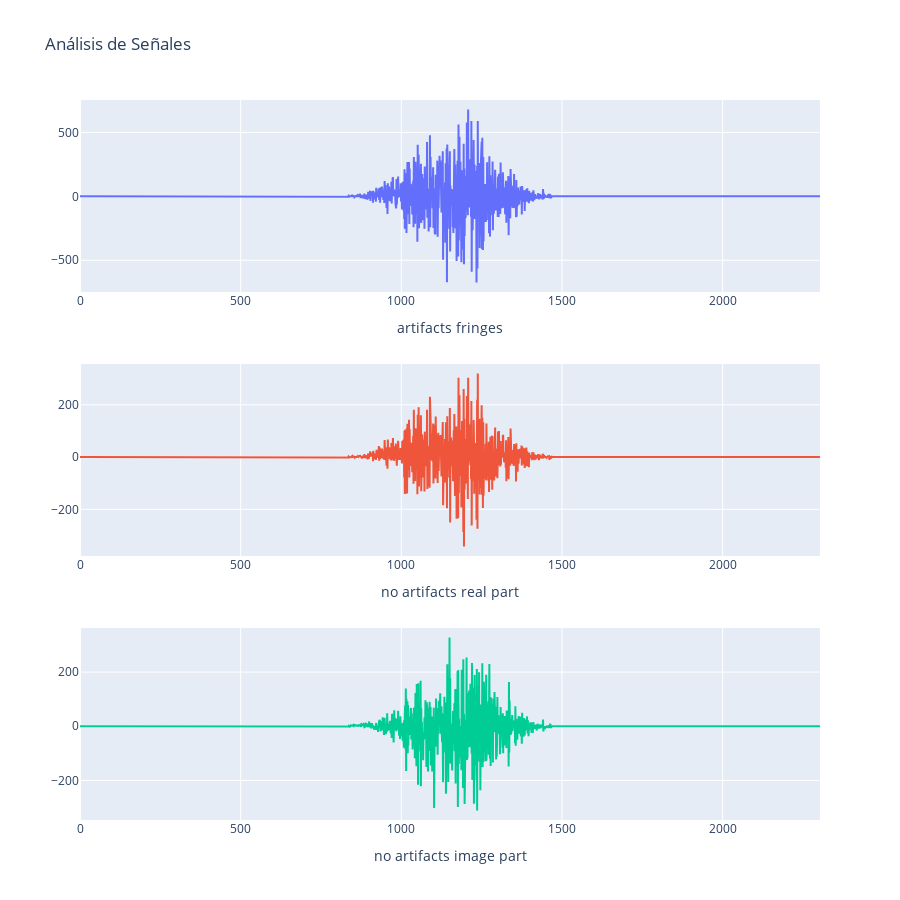

The code cell stored with this chart in its notebook:
### Code cell


### Figure 1 — Plotly figure (JSON) as saved in the notebook; plotly's stock layout.template omitted (floating-point values rounded to 4 significant figures; data arrays with more than 128 entries replaced by an {"elided": "..."} marker saying what was removed)
{"data": [{"mode": "lines", "name": "artifacts fringes", "type": "scatter", "xaxis": "x", "y": {"elided": "2304 float values"}, "yaxis": "y"}, {"mode": "lines", "name": "no artifacts real part", "type": "scatter", "xaxis": "x2", "y": {"elided": "2304 float values"}, "yaxis": "y2"}, {"mode": "lines", "name": "no artifacts image part", "type": "scatter", "xaxis": "x3", "y": {"elided": "2304 float values"}, "yaxis": "y3"}], "layout": {"height": 900, "showlegend": false, "title": {"text": "Análisis de Señales"}, "xaxis": {"anchor": "y", "domain": [0, 1], "title": {"text": "artifacts fringes"}}, "xaxis2": {"anchor": "y2", "domain": [0, 1], "title": {"text": "no artifacts real part"}}, "xaxis3": {"anchor": "y3", "domain": [0, 1], "title": {"text": "no artifacts image part"}}, "yaxis": {"anchor": "x", "domain": [0.7333, 1]}, "yaxis2": {"anchor": "x2", "domain": [0.3667, 0.6333]}, "yaxis3": {"anchor": "x3", "domain": [0, 0.2667]}}}
